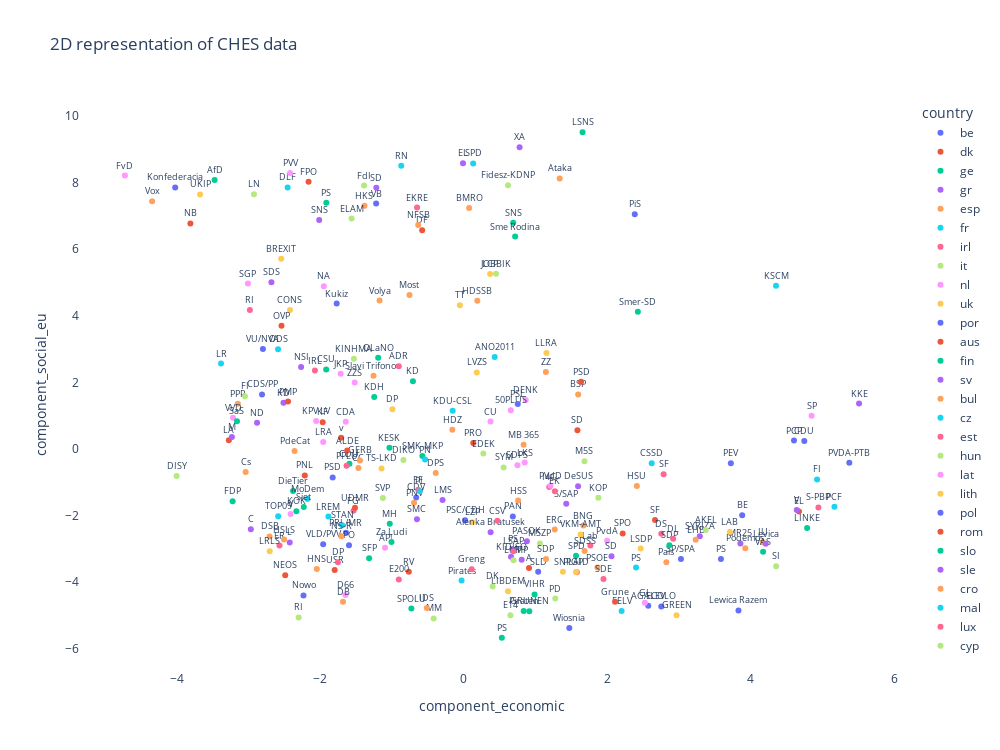

Notebook code for this chart:
### Code cell
import plotly.express as px

fig = px.scatter(X_pca.merge(df, on='party_id',how='left'), x="component_economic", y="component_social_eu", trendline= True, color= 'country', text= 'party', title= "2D representation of CHES data")
fig.update_layout(width= 1000, height= 750, plot_bgcolor='rgba(0,0,0,0)' )
fig.update_traces(textposition= 'top center', textfont_size= 9)
fig.show()

### Figure 1 — Plotly figure (JSON) as saved in the notebook; plotly's stock layout.template omitted (floating-point values rounded to 4 significant figures)
{"data": [{"hovertemplate": "country=be<br>component_economic=%{x}<br>component_social_eu=%{y}<br>party=%{text}<extra></extra>", "legendgroup": "be", "marker": {"color": "#636efa", "symbol": "circle"}, "mode": "markers+text", "name": "be", "orientation": "v", "showlegend": true, "text": ["PS", "SP/SPA", "ECOLO", "AGALEV", "PRL/MR", "VLD/PVV", "PSC/CDH", "CDV", "VU/NVA", "VB", "PVDA-PTB"], "textfont": {"size": 9}, "textposition": "top center", "type": "scatter", "x": [3.583, 3.026, 2.753, 2.571, -1.64, -1.957, 0.01974, -0.6611, -2.796, -1.219, 5.371], "xaxis": "x", "y": [-3.308, -3.308, -4.729, -4.706, -2.516, -2.864, -2.144, -1.458, 2.997, 7.367, -0.4119], "yaxis": "y"}, {"hovertemplate": "country=be<extra></extra>", "legendgroup": "be", "marker": {"color": "#636efa", "symbol": "circle"}, "mode": "lines", "name": "be", "showlegend": false, "textfont": {"size": 9}, "textposition": "top center", "type": "scatter", "xaxis": "x", "yaxis": "y"}, {"hovertemplate": "country=dk<br>component_economic=%{x}<br>component_social_eu=%{y}<br>party=%{text}<extra></extra>", "legendgroup": "dk", "marker": {"color": "#EF553B", "symbol": "circle"}, "mode": "markers+text", "name": "dk", "orientation": "v", "showlegend": true, "text": ["SD", "RV", "KF", "SF", "v", "EL", "DF", "LA", "A", "NB"], "textfont": {"size": 9}, "textposition": "top center", "type": "scatter", "x": [1.584, -0.7643, -1.964, 2.666, -1.707, 4.67, -0.5779, -3.271, 0.9097, -3.806], "xaxis": "x", "y": [0.5608, -3.687, 0.8004, -2.134, 0.334, -1.878, 6.566, 0.261, -3.572, 6.772], "yaxis": "y"}, {"hovertemplate": "country=dk<extra></extra>", "legendgroup": "dk", "marker": {"color": "#EF553B", "symbol": "circle"}, "mode": "lines", "name": "dk", "showlegend": false, "textfont": {"size": 9}, "textposition": "top center", "type": "scatter", "xaxis": "x", "yaxis": "y"}, {"hovertemplate": "country=ge<br>component_economic=%{x}<br>component_social_eu=%{y}<br>party=%{text}<extra></extra>", "legendgroup": "ge", "marker": {"color": "#00cc96", "symbol": "circle"}, "mode": "markers+text", "name": "ge", "orientation": "v", "showlegend": true, "text": ["CDU", "SPD", "FDP", "GRUNEN", "LINKE", "CSU", "AfD", "Piraten", "DieTier"], "textfont": {"size": 9}, "textposition": "top center", "type": "scatter", "x": [-1.591, 1.565, -3.218, 0.9139, 4.783, -1.915, -3.469, 0.8358, -2.376], "xaxis": "x", "y": [-0.4421, -3.21, -1.57, -4.871, -2.376, 2.386, 8.075, -4.865, -1.261], "yaxis": "y"}, {"hovertemplate": "country=ge<extra></extra>", "legendgroup": "ge", "marker": {"color": "#00cc96", "symbol": "circle"}, "mode": "lines", "name": "ge", "showlegend": false, "textfont": {"size": 9}, "textposition": "top center", "type": "scatter", "xaxis": "x", "yaxis": "y"}, {"hovertemplate": "country=gr<br>component_economic=%{x}<br>component_social_eu=%{y}<br>party=%{text}<extra></extra>", "legendgroup": "gr", "marker": {"color": "#ab63fa", "symbol": "circle"}, "mode": "markers+text", "name": "gr", "orientation": "v", "showlegend": true, "text": ["PASOK", "ND", "SYRIZA", "KKE", "XA", "EL", "MR25", "KIDISO"], "textfont": {"size": 9}, "textposition": "top center", "type": "scatter", "x": [0.88, -2.878, 3.289, 5.507, 0.7787, -0.009089, 3.855, 0.6591], "xaxis": "x", "y": [-2.775, 0.7874, -2.623, 1.361, 9.06, 8.577, -2.84, -3.239], "yaxis": "y"}, {"hovertemplate": "country=gr<extra></extra>", "legendgroup": "gr", "marker": {"color": "#ab63fa", "symbol": "circle"}, "mode": "lines", "name": "gr", "showlegend": false, "textfont": {"size": 9}, "textposition": "top center", "type": "scatter", "xaxis": "x", "yaxis": "y"}, {"hovertemplate": "country=esp<br>component_economic=%{x}<br>component_social_eu=%{y}<br>party=%{text}<extra></extra>", "legendgroup": "esp", "marker": {"color": "#FFA15A", "symbol": "circle"}, "mode": "markers+text", "name": "esp", "orientation": "v", "showlegend": true, "text": ["PSOE", "PPP", "IU", "PNV", "ERC", "BNG", "CC", "EHB", "Podemos", "Cs", "Vox", "Pais", "PdeCat"], "textfont": {"size": 9}, "textposition": "top center", "type": "scatter", "x": [1.864, -3.146, 4.166, -0.6913, 1.268, 1.667, -1.466, 3.231, 3.922, -3.037, -4.34, 2.823, -2.355], "xaxis": "x", "y": [-3.562, 1.356, -2.803, -1.619, -2.421, -2.302, -0.5745, -2.727, -2.982, -0.69, 7.44, -3.401, -0.06618], "yaxis": "y"}, {"hovertemplate": "country=esp<extra></extra>", "legendgroup": "esp", "marker": {"color": "#FFA15A", "symbol": "circle"}, "mode": "lines", "name": "esp", "showlegend": false, "textfont": {"size": 9}, "textposition": "top center", "type": "scatter", "xaxis": "x", "yaxis": "y"}, {"hovertemplate": "country=fr<br>component_economic=%{x}<br>component_social_eu=%{y}<br>party=%{text}<extra></extra>", "legendgroup": "fr", "marker": {"color": "#19d3f3", "symbol": "circle"}, "mode": "markers+text", "name": "fr", "orientation": "v", "showlegend": true, "text": ["PCF", "PS", "EELV", "LR", "RN", "MoDem", "LREM", "FI", "DLF"], "textfont": {"size": 9}, "textposition": "top center", "type": "scatter", "x": [5.164, 2.401, 2.2, -3.38, -0.8699, -2.176, -1.884, 4.922, -2.452], "xaxis": "x", "y": [-1.736, -3.564, -4.866, 2.563, 8.499, -1.502, -2.032, -0.9178, 7.851], "yaxis": "y"}, {"hovertemplate": "country=fr<extra></extra>", "legendgroup": "fr", "marker": {"color": "#19d3f3", "symbol": "circle"}, "mode": "lines", "name": "fr", "showlegend": false, "textfont": {"size": 9}, "textposition": "top center", "type": "scatter", "xaxis": "x", "yaxis": "y"}, {"hovertemplate": "country=irl<br>component_economic=%{x}<br>component_social_eu=%{y}<br>party=%{text}<extra></extra>", "legendgroup": "irl", "marker": {"color": "#FF6692", "symbol": "circle"}, "mode": "markers+text", "name": "irl", "orientation": "v", "showlegend": true, "text": ["FF", "FG", "Lab", "GP", "SF", "S-PBP", "DS", "I4C", "RI"], "textfont": {"size": 9}, "textposition": "top center", "type": "scatter", "x": [-0.6345, -1.535, 1.764, 1.576, 2.785, 4.941, 2.752, 1.192, -2.978], "xaxis": "x", "y": [-1.225, -1.856, -2.903, -3.705, -0.7611, -1.757, -2.551, -1.147, 4.169], "yaxis": "y"}, {"hovertemplate": "country=irl<extra></extra>", "legendgroup": "irl", "marker": {"color": "#FF6692", "symbol": "circle"}, "mode": "lines", "name": "irl", "showlegend": false, "textfont": {"size": 9}, "textposition": "top center", "type": "scatter", "xaxis": "x", "yaxis": "y"}, {"hovertemplate": "country=it<br>component_economic=%{x}<br>component_social_eu=%{y}<br>party=%{text}<extra></extra>", "legendgroup": "it", "marker": {"color": "#B6E880", "symbol": "circle"}, "mode": "markers+text", "name": "it", "orientation": "v", "showlegend": true, "text": ["LN", "RI", "FI", "SVP", "PD", "SI", "FdI", "M5S"], "textfont": {"size": 9}, "textposition": "top center", "type": "scatter", "x": [-2.921, -2.299, -3.047, -1.125, 1.276, 4.352, -1.388, 1.682], "xaxis": "x", "y": [7.643, -5.059, 1.584, -1.474, -4.493, -3.521, 7.91, -0.3691], "yaxis": "y"}, {"hovertemplate": "country=it<extra></extra>", "legendgroup": "it", "marker": {"color": "#B6E880", "symbol": "circle"}, "mode": "lines", "name": "it", "showlegend": false, "textfont": {"size": 9}, "textposition": "top center", "type": "scatter", "xaxis": "x", "yaxis": "y"}, {"hovertemplate": "country=nl<br>component_economic=%{x}<br>component_social_eu=%{y}<br>party=%{text}<extra></extra>", "legendgroup": "nl", "marker": {"color": "#FF97FF", "symbol": "circle"}, "mode": "markers+text", "name": "nl", "orientation": "v", "showlegend": true, "text": ["CDA", "PvdA", "VVD", "D66", "GL", "SGP", "SP", "CU", "PVV", "PVdD", "50PLUS", "DENK", "FvD"], "textfont": {"size": 9}, "textposition": "top center", "type": "scatter", "x": [-1.643, 1.998, -3.213, -1.647, 2.524, -3.005, 4.846, 0.3732, -2.418, 1.209, 0.6564, 0.8642, -4.718], "xaxis": "x", "y": [0.8149, -2.761, 0.9367, -4.386, -4.622, 4.964, 0.9957, 0.8229, 8.284, -1.104, 1.16, 1.471, 8.209], "yaxis": "y"}, {"hovertemplate": "country=nl<extra></extra>", "legendgroup": "nl", "marker": {"color": "#FF97FF", "symbol": "circle"}, "mode": "lines", "name": "nl", "showlegend": false, "textfont": {"size": 9}, "textposition": "top center", "type": "scatter", "xaxis": "x", "yaxis": "y"}, {"hovertemplate": "country=uk<br>component_economic=%{x}<br>component_social_eu=%{y}<br>party=%{text}<extra></extra>", "legendgroup": "uk", "marker": {"color": "#FECB52", "symbol": "circle"}, "mode": "markers+text", "name": "uk", "orientation": "v", "showlegend": true, "text": ["CONS", "LAB", "LIBDEM", "SNP", "PLAID", "GREEN", "UKIP", "BREXIT"], "textfont": {"size": 9}, "textposition": "top center", "type": "scatter", "x": [-2.419, 3.708, 0.6175, 1.382, 1.564, 2.965, -3.672, -2.542], "xaxis": "x", "y": [4.173, -2.492, -4.275, -3.691, -3.694, -4.993, 7.64, 5.714], "yaxis": "y"}, {"hovertemplate": "country=uk<extra></extra>", "legendgroup": "uk", "marker": {"color": "#FECB52", "symbol": "circle"}, "mode": "lines", "name": "uk", "showlegend": false, "textfont": {"size": 9}, "textposition": "top center", "type": "scatter", "xaxis": "x", "yaxis": "y"}, {"hovertemplate": "country=por<br>component_economic=%{x}<br>component_social_eu=%{y}<br>party=%{text}<extra></extra>", "legendgroup": "por", "marker": {"color": "#636efa", "symbol": "circle"}, "mode": "markers+text", "name": "por", "orientation": "v", "showlegend": true, "text": ["CDU", "CDS/PP", "PS", "PSD", "BE", "PCP", "PEV", "PAN"], "textfont": {"size": 9}, "textposition": "top center", "type": "scatter", "x": [4.744, -2.809, 0.6809, -1.825, 3.879, 4.601, 3.721, 0.6848], "xaxis": "x", "y": [0.2411, 1.635, -3.01, -0.858, -1.989, 0.2521, -0.431, -2.027], "yaxis": "y"}, {"hovertemplate": "country=por<extra></extra>", "legendgroup": "por", "marker": {"color": "#636efa", "symbol": "circle"}, "mode": "lines", "name": "por", "showlegend": false, "textfont": {"size": 9}, "textposition": "top center", "type": "scatter", "xaxis": "x", "yaxis": "y"}, {"hovertemplate": "country=aus<br>component_economic=%{x}<br>component_social_eu=%{y}<br>party=%{text}<extra></extra>", "legendgroup": "aus", "marker": {"color": "#EF553B", "symbol": "circle"}, "mode": "markers+text", "name": "aus", "orientation": "v", "showlegend": true, "text": ["SPO", "OVP", "FPO", "Grune", "NEOS"], "textfont": {"size": 9}, "textposition": "top center", "type": "scatter", "x": [2.215, -2.538, -2.161, 2.109, -2.486], "xaxis": "x", "y": [-2.54, 3.696, 8.026, -4.587, -3.797], "yaxis": "y"}, {"hovertemplate": "country=aus<extra></extra>", "legendgroup": "aus", "marker": {"color": "#EF553B", "symbol": "circle"}, "mode": "lines", "name": "aus", "showlegend": false, "textfont": {"size": 9}, "textposition": "top center", "type": "scatter", "xaxis": "x", "yaxis": "y"}, {"hovertemplate": "country=fin<br>component_economic=%{x}<br>component_social_eu=%{y}<br>party=%{text}<extra></extra>", "legendgroup": "fin", "marker": {"color": "#00cc96", "symbol": "circle"}, "mode": "markers+text", "name": "fin", "orientation": "v", "showlegend": true, "text": ["SDP", "KOK", "KESK", "VAS", "PS", "SFP", "VIHR", "KD"], "textfont": {"size": 9}, "textposition": "top center", "type": "scatter", "x": [2.865, -2.33, -1.034, 4.17, -1.914, -1.317, 0.9871, -0.7067], "xaxis": "x", "y": [-2.895, -1.869, 0.03195, -3.089, 7.393, -3.282, -4.371, 2.032], "yaxis": "y"}, {"hovertemplate": "country=fin<extra></extra>", "legendgroup": "fin", "marker": {"color": "#00cc96", "symbol": "circle"}, "mode": "lines", "name": "fin", "showlegend": false, "textfont": {"size": 9}, "textposition": "top center", "type": "scatter", "xaxis": "x", "yaxis": "y"}, {"hovertemplate": "country=sv<br>component_economic=%{x}<br>component_social_eu=%{y}<br>party=%{text}<extra></extra>", "legendgroup": "sv", "marker": {"color": "#ab63fa", "symbol": "circle"}, "mode": "markers+text", "name": "sv", "orientation": "v", "showlegend": true, "text": ["V", "S/SAP", "C", "L", "M", "KD", "MP", "SD"], "textfont": {"size": 9}, "textposition": "top center", "type": "scatter", "x": [4.639, 1.428, -2.965, -2.423, -3.228, -2.51, 0.808, -1.217], "xaxis": "x", "y": [-1.831, -1.649, -2.412, -2.81, 0.3597, 1.384, -3.326, 7.84], "yaxis": "y"}, {"hovertemplate": "country=sv<extra></extra>", "legendgroup": "sv", "marker": {"color": "#ab63fa", "symbol": "circle"}, "mode": "lines", "name": "sv", "showlegend": false, "textfont": {"size": 9}, "textposition": "top center", "type": "scatter", "xaxis": "x", "yaxis": "y"}, {"hovertemplate": "country=bul<br>component_economic=%{x}<br>component_social_eu=%{y}<br>party=%{text}<extra></extra>", "legendgroup": "bul", "marker": {"color": "#FFA15A", "symbol": "circle"}, "mode": "markers+text", "name": "bul", "orientation": "v", "showlegend": true, "text": ["BSP", "DPS", "BMRO", "Ataka", "DSB", "GERB", "NFSB", "Volya", "DB", "Slavi Trifonov"], "textfont": {"size": 9}, "textposition": "top center", "type": "scatter", "x": [1.595, -0.3892, 0.07607, 1.338, -2.704, -1.445, -0.6333, -1.172, -1.681, -1.256], "xaxis": "x", "y": [1.637, -0.7236, 7.233, 8.123, -2.629, -0.3476, 6.721, 4.453, -4.587, 2.199], "yaxis": "y"}, {"hovertemplate": "country=bul<extra></extra>", "legendgroup": "bul", "marker": {"color": "#FFA15A", "symbol": "circle"}, "mode": "lines", "name": "bul", "showlegend": false, "textfont": {"size": 9}, "textposition": "top center", "type": "scatter", "xaxis": "x", "yaxis": "y"}, {"hovertemplate": "country=cz<br>component_economic=%{x}<br>component_social_eu=%{y}<br>party=%{text}<extra></extra>", "legendgroup": "cz", "marker": {"color": "#19d3f3", "symbol": "circle"}, "mode": "markers+text", "name": "cz", "orientation": "v", "showlegend": true, "text": ["CSSD", "ODS", "KSCM", "KDU-CSL", "TOP09", "ANO2011", "Pirates", "SPD", "STAN"], "textfont": {"size": 9}, "textposition": "top center", "type": "scatter", "x": [2.619, -2.586, 4.35, -0.1532, -2.584, 0.4323, -0.02933, 0.1322, -1.693], "xaxis": "x", "y": [-0.4332, 2.993, 4.901, 1.144, -2.025, 2.763, -3.951, 8.572, -2.295], "yaxis": "y"}, {"hovertemplate": "country=cz<extra></extra>", "legendgroup": "cz", "marker": {"color": "#19d3f3", "symbol": "circle"}, "mode": "lines", "name": "cz", "showlegend": false, "textfont": {"size": 9}, "textposition": "top center", "type": "scatter", "xaxis": "x", "yaxis": "y"}, {"hovertemplate": "country=est<br>component_economic=%{x}<br>component_social_eu=%{y}<br>party=%{text}<extra></extra>", "legendgroup": "est", "marker": {"color": "#FF6692", "symbol": "circle"}, "mode": "markers+text", "name": "est", "orientation": "v", "showlegend": true, "text": ["IRL", "EK", "ER", "SDE", "EKRE", "E200"], "textfont": {"size": 9}, "textposition": "top center", "type": "scatter", "x": [-2.072, 1.27, -2.565, 1.947, -0.6494, -0.9034], "xaxis": "x", "y": [2.352, -1.275, -2.902, -3.906, 7.247, -3.921], "yaxis": "y"}, {"hovertemplate": "country=est<extra></extra>", "legendgroup": "est", "marker": {"color": "#FF6692", "symbol": "circle"}, "mode": "lines", "name": "est", "showlegend": false, "textfont": {"size": 9}, "textposition": "top center", "type": "scatter", "xaxis": "x", "yaxis": "y"}, {"hovertemplate": "country=hun<br>component_economic=%{x}<br>component_social_eu=%{y}<br>party=%{text}<extra></extra>", "legendgroup": "hun", "marker": {"color": "#B6E880", "symbol": "circle"}, "mode": "markers+text", "name": "hun", "orientation": "v", "showlegend": true, "text": ["MSZP", "Fidesz-KDNP", "JOBBIK", "LMP", "E14", "DK", "MM"], "textfont": {"size": 9}, "textposition": "top center", "type": "scatter", "x": [1.062, 0.6179, 0.4507, 0.6933, 0.6514, 0.4038, -0.4181], "xaxis": "x", "y": [-2.838, 7.919, 5.259, -3.34, -4.993, -4.131, -5.089], "yaxis": "y"}, {"hovertemplate": "country=hun<extra></extra>", "legendgroup": "hun", "marker": {"color": "#B6E880", "symbol": "circle"}, "mode": "lines", "name": "hun", "showlegend": false, "textfont": {"size": 9}, "textposition": "top center", "type": "scatter", "xaxis": "x", "yaxis": "y"}, {"hovertemplate": "country=lat<br>component_economic=%{x}<br>component_social_eu=%{y}<br>party=%{text}<extra></extra>", "legendgroup": "lat", "marker": {"color": "#FF97FF", "symbol": "circle"}, "mode": "markers+text", "name": "lat", "orientation": "v", "showlegend": true, "text": ["LKS", "ZZS", "NA", "SDPS", "V", "LRA", "KPV LV", "JKP", "AP!"], "textfont": {"size": 9}, "textposition": "top center", "type": "scatter", "x": [0.8492, -1.518, -1.948, 0.7483, -2.411, -1.957, -2.054, -1.713, -1.096], "xaxis": "x", "y": [-0.4114, 1.991, 4.888, -0.489, -1.951, 0.2113, 0.8402, 2.259, -2.966], "yaxis": "y"}, {"hovertemplate": "country=lat<extra></extra>", "legendgroup": "lat", "marker": {"color": "#FF97FF", "symbol": "circle"}, "mode": "lines", "name": "lat", "showlegend": false, "textfont": {"size": 9}, "textposition": "top center", "type": "scatter", "xaxis": "x", "yaxis": "y"}, {"hovertemplate": "country=lith<br>component_economic=%{x}<br>component_social_eu=%{y}<br>party=%{text}<extra></extra>", "legendgroup": "lith", "marker": {"color": "#FECB52", "symbol": "circle"}, "mode": "markers+text", "name": "lith", "orientation": "v", "showlegend": true, "text": ["LSDP", "TS-LKD", "LVZS", "LLRA", "TT", "DP", "LRLS", "LCP", "LZP", "VKM-AMT"], "textfont": {"size": 9}, "textposition": "top center", "type": "scatter", "x": [2.466, -1.144, 0.1822, 1.153, -0.05335, -0.9926, -2.702, 0.3681, 0.1186, 1.628], "xaxis": "x", "y": [-2.993, -0.5855, 2.298, 2.879, 4.318, 1.189, -3.074, 5.249, -2.199, -2.568], "yaxis": "y"}, {"hovertemplate": "country=lith<extra></extra>", "legendgroup": "lith", "marker": {"color": "#FECB52", "symbol": "circle"}, "mode": "lines", "name": "lith", "showlegend": false, "textfont": {"size": 9}, "textposition": "top center", "type": "scatter", "xaxis": "x", "yaxis": "y"}, {"hovertemplate": "country=pol<br>component_economic=%{x}<br>component_social_eu=%{y}<br>party=%{text}<extra></extra>", "legendgroup": "pol", "marker": {"color": "#636efa", "symbol": "circle"}, "mode": "markers+text", "name": "pol", "orientation": "v", "showlegend": true, "text": ["SLD", "PO", "PiS", "PSL", "Kukiz", "Nowo", "Konfederacia", "Lewica Razem", "Wiosnia"], "textfont": {"size": 9}, "textposition": "top center", "type": "scatter", "x": [1.038, -1.598, 2.383, 0.7531, -1.769, -2.231, -4.018, 3.828, 1.471], "xaxis": "x", "y": [-3.686, -2.89, 7.044, 1.35, 4.366, -4.4, 7.853, -4.85, -5.378], "yaxis": "y"}, {"hovertemplate": "country=pol<extra></extra>", "legendgroup": "pol", "marker": {"color": "#636efa", "symbol": "circle"}, "mode": "lines", "name": "pol", "showlegend": false, "textfont": {"size": 9}, "textposition": "top center", "type": "scatter", "xaxis": "x", "yaxis": "y"}, {"hovertemplate": "country=rom<br>component_economic=%{x}<br>component_social_eu=%{y}<br>party=%{text}<extra></extra>", "legendgroup": "rom", "marker": {"color": "#EF553B", "symbol": "circle"}, "mode": "markers+text", "name": "rom", "orientation": "v", "showlegend": true, "text": ["PSD", "PNL", "UDMR", "PMP", "ALDE", "USR", "PRO"], "textfont": {"size": 9}, "textposition": "top center", "type": "scatter", "x": [1.635, -2.213, -1.514, -2.447, -1.623, -1.797, 0.1333], "xaxis": "x", "y": [2.018, -0.7962, -1.769, 1.421, -0.05082, -3.633, 0.1777], "yaxis": "y"}, {"hovertemplate": "country=rom<extra></extra>", "legendgroup": "rom", "marker": {"color": "#EF553B", "symbol": "circle"}, "mode": "lines", "name": "rom", "showlegend": false, "textfont": {"size": 9}, "textposition": "top center", "type": "scatter", "xaxis": "x", "yaxis": "y"}, {"hovertemplate": "country=slo<br>component_economic=%{x}<br>component_social_eu=%{y}<br>party=%{text}<extra></extra>", "legendgroup": "slo", "marker": {"color": "#00cc96", "symbol": "circle"}, "mode": "markers+text", "name": "slo", "orientation": "v", "showlegend": true, "text": ["Smer-SD", "SMK-MKP", "KDH", "SNS", "SaS", "MH", "OLaNO", "Siet", "LSNS", "Sme Rodina", "PS", "SPOLU", "Za Ludi"], "textfont": {"size": 9}, "textposition": "top center", "type": "scatter", "x": [2.426, -0.5753, -1.246, 0.6896, -3.158, -1.029, -1.191, -2.227, 1.656, 0.7163, 0.5314, -0.7289, -1.006], "xaxis": "x", "y": [4.119, -0.2134, 1.559, 6.794, 0.8321, -2.245, 2.741, -1.747, 9.509, 6.376, -5.67, -4.795, -2.792], "yaxis": "y"}, {"hovertemplate": "country=slo<extra></extra>", "legendgroup": "slo", "marker": {"color": "#00cc96", "symbol": "circle"}, "mode": "lines", "name": "slo", "showlegend": false, "textfont": {"size": 9}, "textposition": "top center", "type": "scatter", "xaxis": "x", "yaxis": "y"}, {"hovertemplate": "country=sle<br>component_economic=%{x}<br>component_social_eu=%{y}<br>party=%{text}<extra></extra>", "legendgroup": "sle", "marker": {"color": "#ab63fa", "symbol": "circle"}, "mode": "markers+text", "name": "sle", "orientation": "v", "showlegend": true, "text": ["SDS", "SD", "NSI", "DeSUS", "SNS", "SMC", "Levica", "Alenka Bratusek", "LMS"], "textfont": {"size": 9}, "textposition": "top center", "type": "scatter", "x": [-2.678, 2.059, -2.264, 1.593, -2.012, -0.6507, 4.207, 0.3752, -0.2942], "xaxis": "x", "y": [5.008, -3.226, 2.46, -1.125, 6.875, -2.115, -2.85, -2.502, -1.532], "yaxis": "y"}, {"hovertemplate": "country=sle<extra></extra>", "legendgroup": "sle", "marker": {"color": "#ab63fa", "symbol": "circle"}, "mode": "lines", "name": "sle", "showlegend": false, "textfont": {"size": 9}, "textposition": "top center", "type": "scatter", "xaxis": "x", "yaxis": "y"}, {"hovertemplate": "country=cro<br>component_economic=%{x}<br>component_social_eu=%{y}<br>party=%{text}<extra></extra>", "legendgroup": "cro", "marker": {"color": "#FFA15A", "symbol": "circle"}, "mode": "markers+text", "name": "cro", "orientation": "v", "showlegend": true, "text": ["HDZ", "SDP", "HSS", "HSLS", "HNS", "IDS", "HDSSB", "HSU", "SDSS", "Most", "ZZ", "MB 365", "NS-R", "HKS"], "textfont": {"size": 9}, "textposition": "top center", "type": "scatter", "x": [-0.158, 1.146, 0.7583, -2.502, -2.045, -0.5139, 0.1897, 2.412, 1.685, -0.7549, 1.145, 0.835, -1.703, -1.382], "xaxis": "x", "y": [0.5766, -3.308, -1.551, -2.722, -3.609, -4.773, 4.446, -1.115, -3.062, 4.624, 2.307, 0.122, -2.625, 7.298], "yaxis": "y"}, {"hovertemplate": "country=cro<extra></extra>", "legendgroup": "cro", "marker": {"color": "#FFA15A", "symbol": "circle"}, "mode": "lines", "name": "cro", "showlegend": false, "textfont": {"size": 9}, "textposition": "top center", "type": "scatter", "xaxis": "x", "yaxis": "y"}, {"hovertemplate": "country=mal<br>component_economic=%{x}<br>component_social_eu=%{y}<br>party=%{text}<extra></extra>", "legendgroup": "mal", "marker": {"color": "#19d3f3", "symbol": "circle"}, "mode": "markers+text", "name": "mal", "orientation": "v", "showlegend": true, "text": ["PL", "PN"], "textfont": {"size": 9}, "textposition": "top center", "type": "scatter", "x": [-0.6134, -0.537], "xaxis": "x", "y": [-1.271, -0.3209], "yaxis": "y"}, {"hovertemplate": "country=mal<extra></extra>", "legendgroup": "mal", "marker": {"color": "#19d3f3", "symbol": "circle"}, "mode": "lines", "name": "mal", "showlegend": false, "textfont": {"size": 9}, "textposition": "top center", "type": "scatter", "xaxis": "x", "yaxis": "y"}, {"hovertemplate": "country=lux<br>component_economic=%{x}<br>component_social_eu=%{y}<br>party=%{text}<extra></extra>", "legendgroup": "lux", "marker": {"color": "#FF6692", "symbol": "circle"}, "mode": "markers+text", "name": "lux", "orientation": "v", "showlegend": true, "text": ["CSV", "Greng", "DP", "LSAP", "ADR", "DL", "PPLU"], "textfont": {"size": 9}, "textposition": "top center", "type": "scatter", "x": [0.4695, 0.1107, -1.752, 0.6922, -0.9034, 2.918, -1.631], "xaxis": "x", "y": [-2.156, -3.616, -3.4, -3.073, 2.484, -2.698, -0.5074], "yaxis": "y"}, {"hovertemplate": "country=lux<extra></extra>", "legendgroup": "lux", "marker": {"color": "#FF6692", "symbol": "circle"}, "mode": "lines", "name": "lux", "showlegend": false, "textfont": {"size": 9}, "textposition": "top center", "type": "scatter", "xaxis": "x", "yaxis": "y"}, {"hovertemplate": "country=cyp<br>component_economic=%{x}<br>component_social_eu=%{y}<br>party=%{text}<extra></extra>", "legendgroup": "cyp", "marker": {"color": "#B6E880", "symbol": "circle"}, "mode": "markers+text", "name": "cyp", "orientation": "v", "showlegend": true, "text": ["DISY", "AKEL", "DIKO", "EDEK", "KOP", "SYM", "KINHMA", "ELAM"], "textfont": {"size": 9}, "textposition": "top center", "type": "scatter", "x": [-3.998, 3.371, -0.8391, 0.2738, 1.876, 0.5561, -1.529, -1.561], "xaxis": "x", "y": [-0.8158, -2.437, -0.334, -0.1375, -1.469, -0.5568, 2.705, 6.918], "yaxis": "y"}, {"hovertemplate": "country=cyp<extra></extra>", "legendgroup": "cyp", "marker": {"color": "#B6E880", "symbol": "circle"}, "mode": "lines", "name": "cyp", "showlegend": false, "textfont": {"size": 9}, "textposition": "top center", "type": "scatter", "xaxis": "x", "yaxis": "y"}], "layout": {"height": 750, "legend": {"title": {"text": "country"}, "tracegroupgap": 0}, "plot_bgcolor": "rgba(0,0,0,0)", "title": {"text": "2D representation of CHES data"}, "width": 1000, "xaxis": {"anchor": "y", "domain": [0, 1], "title": {"text": "component_economic"}}, "yaxis": {"anchor": "x", "domain": [0, 1], "title": {"text": "component_social_eu"}}}}
